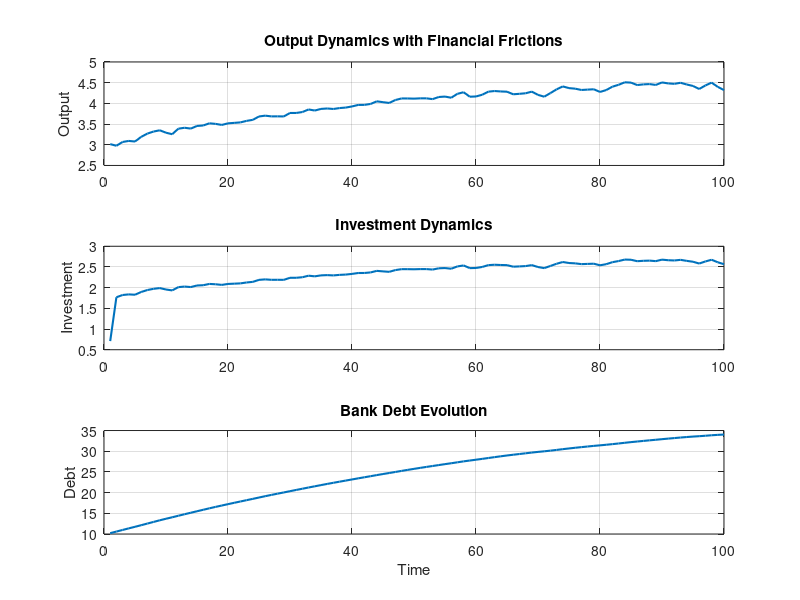
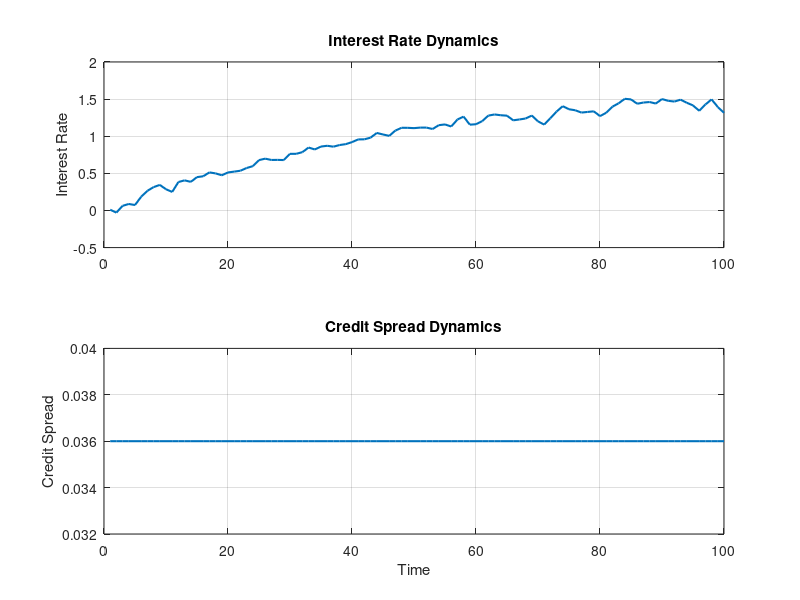
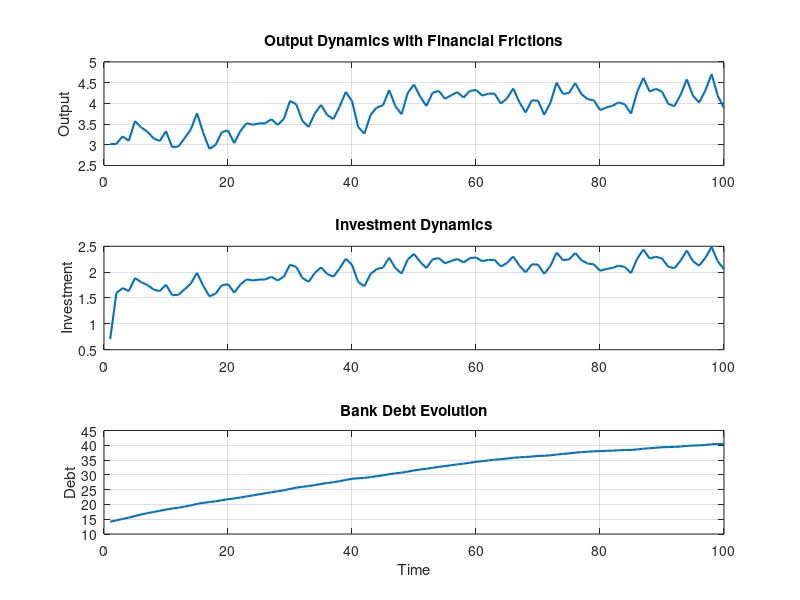
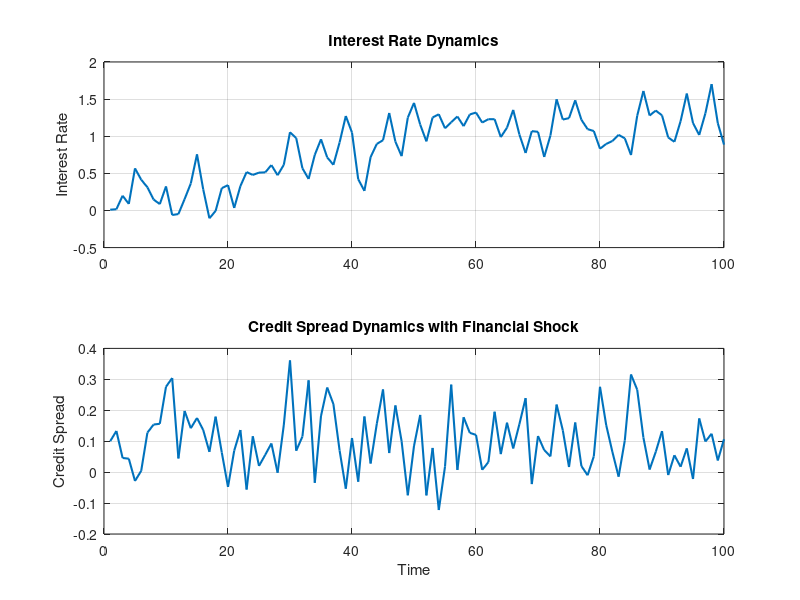

MATLAB code to generate these figures, in order:
% Financial Friction DSGE Model (Gertler-Kiyotaki/BGG Framework)

% Clear workspace and define parameters
clear; clc; close all;

%% Model Parameters
beta = 0.99;            % Discount factor
sigma = 1;              % Risk aversion
phi = 1;                % Inverse Frisch elasticity
rho = 0.9;              % Persistence of technology shock
sigma_e = 0.01;         % Std. deviation of technology shock
delta = 0.025;          % Capital depreciation rate
alpha = 0.33;          % Capital share in production
eta = 0.5;              % Capital adjustment cost

% Financial Friction Parameters
phi_k = 0.36;           % Leverage ratio (fraction of capital funded by debt)
kappa = 0.1;            % Cost of external financing

%% Steady State Values
k_ss = ((alpha / (1 / beta - 1 + delta)))^(1 / (1 - alpha));
y_ss = k_ss^alpha;
investment_ss = delta * k_ss;
interest_rate_ss = 1 / beta - 1;
credit_spread_ss = kappa * phi_k;

%% Simulation Setup
T = 100;                 % Time periods
shock = sigma_e * randn(T, 1); % Technology shock

% Initialize variables
capital = zeros(T, 1);
output = zeros(T, 1);
investment = zeros(T, 1);
bank_debt = zeros(T, 1);
interest_rate = zeros(T, 1);
credit_spread = zeros(T, 1);

capital(1) = k_ss;
output(1) = y_ss;
investment(1) = investment_ss;
bank_debt(1) = phi_k * k_ss;
interest_rate(1) = interest_rate_ss;
credit_spread(1) = credit_spread_ss;

%% Model Simulation
for t = 2:T
    % Productivity shock
    z_t = rho * shock(t - 1) + shock(t);
    
    % Output with financial frictions
    output(t) = exp(z_t) * capital(t - 1)^alpha;
    
    % Investment decision with adjustment costs
    investment(t) = ((1 - kappa) * beta * output(t)) / (1 + eta);
    
    % Capital accumulation
    capital(t) = (1 - delta) * capital(t - 1) + investment(t);
    
    % Bank debt evolution
    bank_debt(t) = phi_k * capital(t);
    
    % Interest rate dynamics (Taylor Rule)
    interest_rate(t) = interest_rate_ss + phi * (output(t) - y_ss);
    
    % Credit spread dynamics
    credit_spread(t) = kappa * (bank_debt(t) / capital(t));
end

%% Plot Results
figure;
subplot(3,1,1);
plot(output, 'LineWidth', 1.5);
title('Output Dynamics with Financial Frictions');
ylabel('Output'); grid on;

subplot(3,1,2);
plot(investment, 'LineWidth', 1.5);
title('Investment Dynamics');
ylabel('Investment'); grid on;

subplot(3,1,3);
plot(bank_debt, 'LineWidth', 1.5);
title('Bank Debt Evolution');
ylabel('Debt'); xlabel('Time'); grid on;

figure;
subplot(2,1,1);
plot(interest_rate, 'LineWidth', 1.5);
title('Interest Rate Dynamics');
ylabel('Interest Rate'); grid on;

subplot(2,1,2);
plot(credit_spread, 'LineWidth', 1.5);
title('Credit Spread Dynamics');
ylabel('Credit Spread'); xlabel('Time'); grid on;

grid on;

%% Interpretation
% - Observe how shocks propagate through output, investment, bank debt, interest rates, and credit spreads.
% - Higher leverage increases the economy's sensitivity to financial shocks.
% - Bank debt and credit spreads amplify business cycle fluctuations.
% Financial Friction DSGE Model (Gertler-Kiyotaki/BGG Framework)

% Clear workspace and define parameters
clear; clc; close all;

%% Model Parameters
beta = 0.99;            % Discount factor
sigma = 1;              % Risk aversion
phi = 1;                % Inverse Frisch elasticity
rho = 0.9;              % Persistence of technology shock
sigma_e = 0.05;         % Increased Std. deviation of technology shock (Amplified Shock)
delta = 0.025;          % Capital depreciation rate
alpha = 0.33;           % Capital share in production
eta = 0.5;              % Capital adjustment cost

% Financial Friction Parameters
phi_k = 0.5;            % Increased Leverage ratio (fraction of capital funded by debt)
kappa = 0.2;            % Increased Cost of external financing

%% Steady State Values
k_ss = ((alpha / (1 / beta - 1 + delta)))^(1 / (1 - alpha));
y_ss = k_ss^alpha;
investment_ss = delta * k_ss;
interest_rate_ss = 1 / beta - 1;
credit_spread_ss = kappa * phi_k;

%% Simulation Setup
T = 100;                 % Time periods
shock = sigma_e * randn(T, 1); % Stronger Technology shock

% Initialize variables
capital = zeros(T, 1);
output = zeros(T, 1);
investment = zeros(T, 1);
bank_debt = zeros(T, 1);
interest_rate = zeros(T, 1);
credit_spread = zeros(T, 1);

capital(1) = k_ss;
output(1) = y_ss;
investment(1) = investment_ss;
bank_debt(1) = phi_k * k_ss;
interest_rate(1) = interest_rate_ss;
credit_spread(1) = credit_spread_ss;

%% Model Simulation
for t = 2:T
    % Productivity shock
    z_t = rho * shock(t - 1) + shock(t);
    
    % Output with financial frictions
    output(t) = exp(z_t) * capital(t - 1)^alpha;
    
    % Investment decision with adjustment costs
    investment(t) = ((1 - kappa) * beta * output(t)) / (1 + eta);
    
    % Capital accumulation
    capital(t) = (1 - delta) * capital(t - 1) + investment(t);
    
    % Bank debt evolution
    bank_debt(t) = phi_k * capital(t);
    
    % Interest rate dynamics (Taylor Rule)
    interest_rate(t) = interest_rate_ss + phi * (output(t) - y_ss);
    
    % Credit spread dynamics with financial shock
    credit_spread(t) = kappa * (bank_debt(t) / capital(t)) + 0.1 * randn();
end

%% Plot Results
figure;
subplot(3,1,1);
plot(output, 'LineWidth', 1.5);
title('Output Dynamics with Financial Frictions');
ylabel('Output'); grid on;

subplot(3,1,2);
plot(investment, 'LineWidth', 1.5);
title('Investment Dynamics');
ylabel('Investment'); grid on;

subplot(3,1,3);
plot(bank_debt, 'LineWidth', 1.5);
title('Bank Debt Evolution');
ylabel('Debt'); xlabel('Time'); grid on;

figure;
subplot(2,1,1);
plot(interest_rate, 'LineWidth', 1.5);
title('Interest Rate Dynamics');
ylabel('Interest Rate'); grid on;

subplot(2,1,2);
plot(credit_spread, 'LineWidth', 1.5);
title('Credit Spread Dynamics with Financial Shock');
ylabel('Credit Spread'); xlabel('Time'); grid on;

grid on;

%% Interpretation
% - Amplified shocks now generate stronger responses across output, investment, bank debt, interest rates, and credit spreads.
% - Increased leverage and financing costs intensify economic sensitivity to financial disturbances.
% - Credit spreads now exhibit more dynamic behavior due to the introduced financial shocks.
% Behavioral DSGE Model with Global Economic Shocks

% Clear workspace and define parameters
clear; clc; close all;

%% Model Parameters
beta = 0.99;            % Discount factor
sigma = 1;              % Risk aversion
phi = 1;                % Inverse Frisch elasticity
rho = 0.9;              % Persistence of technology shock
sigma_e = 0.01;         % Std. deviation of technology shock
delta = 0.025;          % Capital depreciation rate
alpha = 0.33;           % Capital share in production
eta = 0.5;              % Capital adjustment cost

% Behavioral Bias Parameters
lambda_myopia = 0.1;    % Degree of myopia
lambda_overconfidence = 0.1; % Degree of overconfidence

% Global Economic Shock Parameters
gamma_g = 0.2;          % Sensitivity to global shocks
rho_g = 0.8;            % Persistence of global economic shock
sigma_g = 0.02;         % Std. deviation of global economic shock

%% Steady State Values
k_ss = ((alpha / (1 / beta - 1 + delta)))^(1 / (1 - alpha));
y_ss = k_ss^alpha;
investment_ss = delta * k_ss;
interest_rate_ss = 1 / beta - 1;

%% Simulation Setup
T = 100;                      % Time periods
tech_shock = sigma_e * randn(T, 1); % Technology shock
global_shock = sigma_g * randn(T, 1); % Global economic shock

% Initialize variables
capital = zeros(T, 1);
output = zeros(T, 1);
investment = zeros(T, 1);
interest_rate = zeros(T, 1);

capital(1) = k_ss;
output(1) = y_ss;
investment(1) = investment_ss;
interest_rate(1) = interest_rate_ss;

%% Model Simulation
for t = 2:T
    % Global economic shock propagation
    g_t = rho_g * global_shock(t - 1) + global_shock(t);
    
    % Adjust output with global shock and behavioral biases
    output(t) = exp(tech_shock(t) + gamma_g * g_t) * (capital(t - 1)^alpha);
    
    % Behavioral adjustment to investment (myopia)
    investment(t) = ((1 - lambda_myopia) * beta * output(t)) / (1 + eta);
    
    % Capital accumulation
    capital(t) = (1 - delta) * capital(t - 1) + investment(t);
    
    % Interest rate dynamics with overconfidence behavior
    interest_rate(t) = interest_rate_ss + phi * ((1 + lambda_overconfidence) * (output(t) - y_ss));
end

%% Plot Results
figure;
subplot(3,1,1);
plot(output, 'LineWidth', 1.5);
title('Output Dynamics with Global Economic Shocks');
ylabel('Output'); grid on;

subplot(3,1,2);
plot(investment, 'LineWidth', 1.5);
title('Investment Dynamics with Behavioral Bias');
ylabel('Investment'); grid on;

subplot(3,1,3);
plot(interest_rate, 'LineWidth', 1.5);
title('Interest Rate Dynamics with Overconfidence');
ylabel('Interest Rate'); xlabel('Time'); grid on;

grid on;

%% Interpretation
% - Global shocks amplify output volatility.
% - Myopia reduces investment responsiveness.
% - Overconfidence leads to exaggerated interest rate movements.
% Behavioral DSGE Model with Global Economic Shocks and Macroprudential Policies

% Clear workspace and define parameters
clear; clc; close all;

%% Model Parameters
beta = 0.99;            % Discount factor
sigma = 1;              % Risk aversion
phi = 1;                % Inverse Frisch elasticity
rho = 0.9;              % Persistence of technology shock
sigma_e = 0.01;         % Std. deviation of technology shock
delta = 0.025;          % Capital depreciation rate
alpha = 0.33;          % Capital share in production
eta = 0.5;              % Capital adjustment cost

% Behavioral Bias Parameters
lambda_myopia = 0.1;    % Degree of myopia
lambda_overconfidence = 0.1; % Degree of overconfidence

% Global Economic Shock Parameters
gamma_g = 0.2;          % Sensitivity to global shocks
rho_g = 0.8;            % Persistence of global economic shock
sigma_g = 0.02;         % Std. deviation of global economic shock

% Macroprudential Policy Parameters
ccb_sensitivity = 0.3;  % Countercyclical capital buffer sensitivity
ltv_limit = 0.8;        % Loan-to-value ratio limit

%% Steady State Values
k_ss = ((alpha / (1 / beta - 1 + delta)))^(1 / (1 - alpha));
y_ss = k_ss^alpha;
investment_ss = delta * k_ss;
interest_rate_ss = 1 / beta - 1;

%% Simulation Setup
T = 100;                      % Time periods
tech_shock = sigma_e * randn(T, 1); % Technology shock
global_shock = sigma_g * randn(T, 1); % Global economic shock

% Initialize variables
capital = zeros(T, 1);
output = zeros(T, 1);
investment = zeros(T, 1);
interest_rate = zeros(T, 1);
ccb = zeros(T, 1); % Countercyclical capital buffer
ltv_ratio = zeros(T, 1); % Loan-to-value ratio

capital(1) = k_ss;
output(1) = y_ss;
investment(1) = investment_ss;
interest_rate(1) = interest_rate_ss;
ccb(1) = 0.02; % Initial capital buffer
ltv_ratio(1) = ltv_limit;

%% Model Simulation
for t = 2:T
    % Global economic shock propagation
    g_t = rho_g * global_shock(t - 1) + global_shock(t);
    
    % Adjust output with global shock and behavioral biases
    output(t) = exp(tech_shock(t) + gamma_g * g_t) * (capital(t - 1)^alpha);
    
    % Countercyclical capital buffer increases during booms
    ccb(t) = max(0.02, ccb_sensitivity * (output(t) - y_ss));
    
    % Loan-to-value ratio adjusts with output fluctuations
    ltv_ratio(t) = max(0.6, ltv_limit - 0.1 * (output(t) - y_ss));
    
    % Behavioral adjustment to investment (myopia) with policy impact
    investment(t) = ((1 - lambda_myopia) * beta * output(t)) / (1 + eta + ccb(t));
    
    % Capital accumulation
    capital(t) = (1 - delta) * capital(t - 1) + investment(t);
    
    % Interest rate dynamics with overconfidence behavior and CCB impact
    interest_rate(t) = interest_rate_ss + phi * ((1 + lambda_overconfidence) * (output(t) - y_ss)) + ccb(t);
end

%% Plot Results
figure;
subplot(4,1,1);
plot(output, 'LineWidth', 1.5);
title('Output Dynamics with Global Economic Shocks and Macroprudential Policies');
ylabel('Output'); grid on;

subplot(4,1,2);
plot(investment, 'LineWidth', 1.5);
title('Investment Dynamics with Behavioral Bias and CCB');
ylabel('Investment'); grid on;

subplot(4,1,3);
plot(interest_rate, 'LineWidth', 1.5);
title('Interest Rate Dynamics with Overconfidence and CCB');
ylabel('Interest Rate'); xlabel('Time'); grid on;

subplot(4,1,4);
plot(ccb, 'LineWidth', 1.5);
title('Countercyclical Capital Buffer Dynamics');
ylabel('CCB'); xlabel('Time'); grid on;

%% Interpretation
% - Global shocks amplify output volatility.
% - Myopia reduces investment responsiveness.
% - Overconfidence leads to exaggerated interest rate movements.
% - Macroprudential tools (CCB and LTV) stabilize investment and credit growth.
